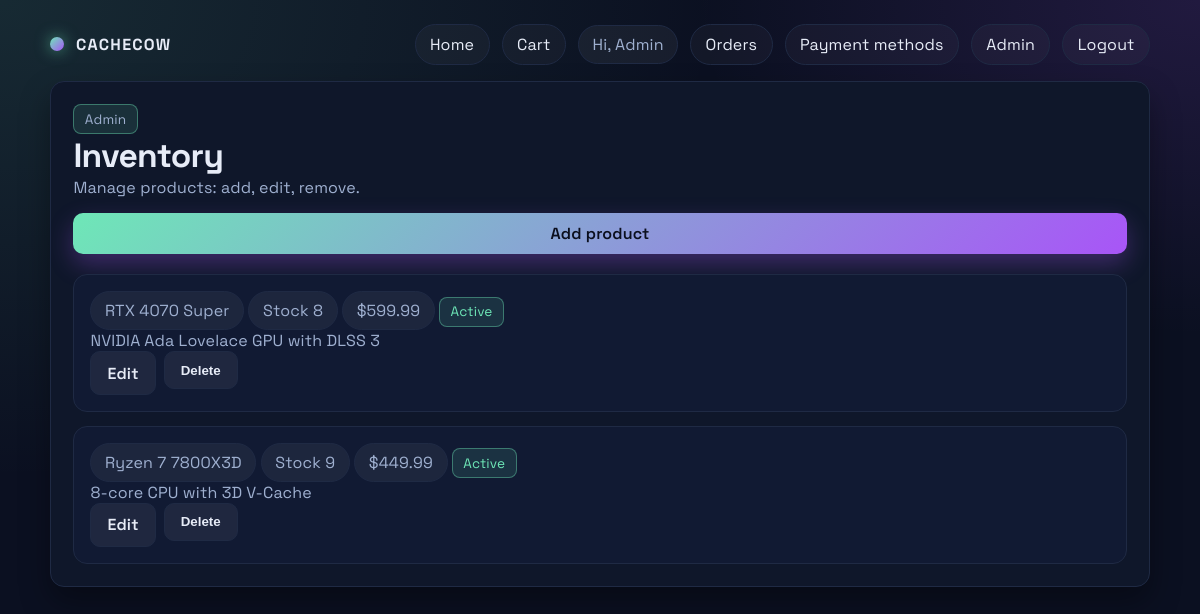
/admin/products (signed in), run on the app's committed database.
### models.py (models this page shows, shortened)
class Account(UserMixin, db.Model):
    __tablename__ = "account"
    account_id = db.Column(db.Integer, primary_key=True)
    email = db.Column(db.String(255), unique=True, nullable=False)
    phone = db.Column(db.String(50))
    password_hash = db.Column(db.String(255), nullable=False)
    first_name = db.Column(db.String(100))
    last_name = db.Column(db.String(100))
    role = db.Column(db.String(50), default="customer")
    points_balance = db.Column(db.Integer, default=0)
    created_at = db.Column(db.DateTime, default=datetime.utcnow)
    addresses = db.relationship("Address", backref="account", lazy=True)
    carts = db.relationship("Cart", backref="account", lazy=True)
    orders = db.relationship("Order", backref="account", lazy=True)
    payment_methods = db.relationship("PaymentMethod", backref="account", lazy=True)
    reviews = db.relationship("Review", backref="account", lazy=True)

class Product(db.Model):
    __tablename__ = "product"
    product_id = db.Column(db.Integer, primary_key=True)
    category_id = db.Column(db.Integer, db.ForeignKey("category.category_id"))
    name = db.Column(db.String(255), nullable=False)
    description = db.Column(db.Text)
    unit_price = db.Column(db.Numeric(10, 2), nullable=False, default=0)
    stock_qty = db.Column(db.Integer, nullable=False, default=0)
    is_active = db.Column(db.Boolean, default=True)
    average_rating = db.Column(db.Numeric(3, 2), default=0)
    reviews = db.relationship("Review", backref="product", lazy=True)
    cart_items = db.relationship("CartItem", backref="product", lazy=True)
    order_items = db.relationship("OrderItem", backref="product", lazy=True)

### admin_routes.py (the view)
@admin_bp.route("/products")
@login_required
def products():
    require_admin()
    products = Product.query.order_by(Product.name).all()
    return render_template("admin_products.html", products=products)

### admin_routes.py (called while the page is built)
def require_admin():
    if not current_user.is_authenticated or current_user.role != "admin":
        abort(403)

### app.py (called while the page is built)
def create_app():
    app = Flask(__name__)
    app.config.from_object(Config)
    db.init_app(app)
    bcrypt.init_app(app)
    login_manager.init_app(app)
    @login_manager.user_loader
    def load_user(user_id):
        return Account.query.get(int(user_id))
    app.register_blueprint(auth_bp)
    app.register_blueprint(shop_bp)
    app.register_blueprint(admin_bp)
    if app.config["SQLALCHEMY_DATABASE_URI"].startswith("sqlite"):
        with app.app_context():
            db.create_all()
            seed_defaults()
    return app

### templates/admin_products.html
{% extends "base.html" %}
{% block content %}
  <section class="hero">
    <div>
      <p class="badge">Admin</p>
      <h1>Inventory</h1>
      <p class="muted">Manage products: add, edit, remove.</p>
    </div>
    <a class="btn" href="{{ url_for('admin.product_new') }}">Add product</a>
  </section>
  <div class="stack">
    {% for product in products %}
      <article class="order-card">
        <div class="meta">
          <span class="pill">{{ product.name }}</span>
          <span class="pill">Stock {{ product.stock_qty }}</span>
          <span class="pill">${{ '%.2f'|format(product.unit_price) }}</span>
          <span class="badge">{{ 'Active' if product.is_active else 'Inactive' }}</span>
        </div>
        <div class="muted">{{ product.description }}</div>
        <div class="actions">
          <a class="btn secondary" href="{{ url_for('admin.product_edit', product_id=product.product_id) }}">Edit</a>
          <form method="post" action="{{ url_for('admin.product_delete', product_id=product.product_id) }}">
            <button class="btn secondary" type="submit">Delete</button>
          </form>
        </div>
      </article>
    {% else %}
      <p class="muted">No products.</p>
    {% endfor %}
  </div>
{% endblock %}

### templates/base.html (shortened to what this page needs)
<!doctype html>
<html lang="en">
<head>
  <link rel="stylesheet" href="{{ url_for('static', filename='css/style.css') }}">
</head>
<body>
  <div class="container">
    <header>
      <a class="brand" href="{{ url_for('shop.index') }}">
        <span class="logo-dot"></span>
        CacheCow
      </a>
      <nav>
        <a href="{{ url_for('shop.index') }}">Home</a>
        <a href="{{ url_for('shop.cart_view') }}">Cart</a>
        {% if current_user.is_authenticated %}
          <span class="pill">Hi, {{ current_user.first_name or current_user.email }}</span>
          <a href="{{ url_for('shop.order_history') }}">Orders</a>
          <a href="{{ url_for('shop.payment_methods') }}">Payment methods</a>
          {% if current_user.role == 'admin' %}
            <a href="{{ url_for('admin.products') }}">Admin</a>
          {% endif %}
          <a href="{{ url_for('auth.logout') }}">Logout</a>
        {% else %}
          <a href="{{ url_for('admin.admin_login') }}">Admin login</a>
          <a href="{{ url_for('auth.login') }}">Login</a>
          <a href="{{ url_for('auth.register') }}">Register</a>
        {% endif %}
      </nav>
    </header>
    <main class="panel">
      {% block content %}{% endblock %}
    </main>
  </div>
</body>
</html>

### static/css/style.css (style rules this page uses)
:root { --bg: #0b1021; --panel: #0f172a; --card: #111a33; --accent: #6ee7b7; --accent-2: #a855f7; --text: #e7ecf7; --muted: #9fb0d0; --border: #1f2a44; --shadow: 0 15px 30px rgba(0, 0, 0, 0.35); --radius: 14px; }
* { box-sizing: border-box; }
body { margin: 0; min-height: 100vh; background: radial-gradient(120% 120% at 0% 0%, rgba(110, 231, 183, 0.12), transparent 50%), radial-gradient(100% 100% at 100% 0%, rgba(168, 85, 247, 0.14), transparent 42%), var(--bg); color: var(--text); font-family: "Space Grotesk", "Segoe UI", sans-serif; letter-spacing: 0.01em; padding: 0 1.5rem 2.5rem; }
a { color: var(--accent); text-decoration: none; }
header { display: flex; align-items: center; justify-content: space-between; padding: 1.5rem 0 1rem; }
.brand { display: flex; align-items: center; gap: 0.75rem; font-weight: 700; letter-spacing: 0.08em; text-transform: uppercase; color: var(--text); }
.brand .logo-dot { width: 14px; height: 14px; border-radius: 50%; background: linear-gradient(135deg, var(--accent), var(--accent-2)); box-shadow: 0 0 15px rgba(110, 231, 183, 0.6); }
nav { display: flex; align-items: center; gap: 0.75rem; }
nav a, nav .chip { padding: 0.55rem 0.9rem; border-radius: 999px; border: 1px solid var(--border); background: rgba(255, 255, 255, 0.03); color: var(--text); transition: all 0.2s ease; }
.pill { display: inline-flex; align-items: center; gap: 0.35rem; padding: 0.5rem 0.85rem; background: rgba(255, 255, 255, 0.05); border-radius: 999px; border: 1px solid var(--border); color: var(--muted); }
.container { max-width: 1100px; margin: 0 auto; }
.panel { background: var(--panel); border: 1px solid var(--border); border-radius: var(--radius); box-shadow: var(--shadow); padding: 1.4rem; }
.badge { display: inline-flex; align-items: center; padding: 0.35rem 0.65rem; border-radius: 8px; background: rgba(110, 231, 183, 0.12); color: var(--accent); border: 1px solid rgba(110, 231, 183, 0.4); font-size: 0.85rem; }
.muted { color: var(--muted); }
.btn { display: inline-flex; align-items: center; justify-content: center; gap: 0.4rem; border: none; border-radius: 10px; padding: 0.65rem 1rem; cursor: pointer; font-weight: 600; background: linear-gradient(135deg, var(--accent), var(--accent-2)); color: #0b0f1e; box-shadow: 0 10px 25px rgba(168, 85, 247, 0.3); transition: transform 0.15s ease, box-shadow 0.15s ease; }
.btn.secondary { background: rgba(255, 255, 255, 0.06); color: var(--text); border: 1px solid var(--border); box-shadow: none; }
.hero { display: grid; gap: 0.9rem; margin-bottom: 1.25rem; }
.hero h1 { margin: 0; font-size: 2.1rem; letter-spacing: -0.02em; }
.hero p { margin: 0; color: var(--muted); max-width: 720px; }
.actions { display: flex; gap: 0.5rem; flex-wrap: wrap; margin-top: auto; }
.stack { display: grid; gap: 0.85rem; }
.order-card { padding: 1rem; border: 1px solid var(--border); border-radius: var(--radius); background: var(--card); }

### data on the page
Account: first_name "Admin"
Product: name "RTX 4070 Super", stock_qty "8", unit_price "599.99", is_active "Active", description "NVIDIA Ada Lovelace GPU with DLSS 3"
Product: name "Ryzen 7 7800X3D", stock_qty "9", unit_price "449.99", is_active "Active", description "8-core CPU with 3D V-Cache"
